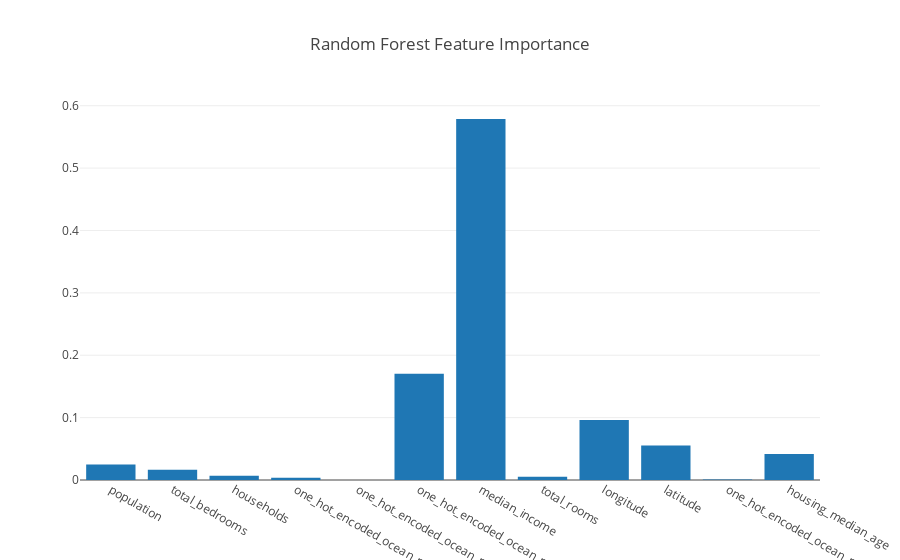
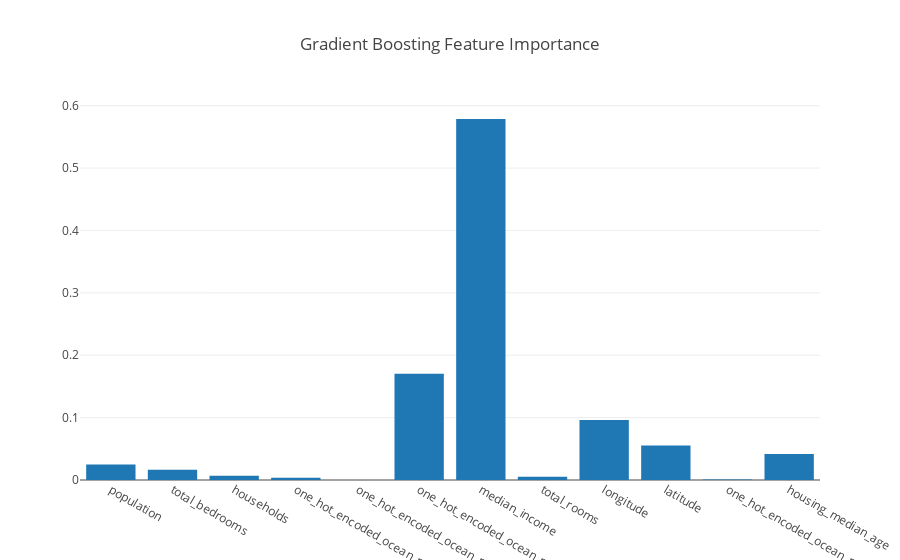

Notebook code cell kept with these figures, in order:
### Markdown cell above
## Show Feature Importance

### Code cell
# Random Forest Feature Importance
clf = GradientBoostingRegressor(n_estimators=100)
clf.fit(x_train, y_train)
fi = clf.feature_importances_
data = [go.Bar(
        x=list(x_train.columns),
        y=list(fi)
    )]

layout = go.Layout(
    title='Random Forest Feature Importance',
)
fig = go.Figure(data=data, layout=layout)
py.iplot(fig, filename='Random Forest Feature Importance.html')

# Gradient Boosting Feature Importance
clf = GradientBoostingRegressor(n_estimators=100)
clf.fit(x_train, y_train)
fi = clf.feature_importances_
data = [go.Bar(
        x=list(x_train.columns),
        y=list(fi)
    )]

layout = go.Layout(
    title='Gradient Boosting Feature Importance',
)
fig = go.Figure(data=data, layout=layout)
py.iplot(fig, filename='Gradient Boosting Feature Importance.html')

### Figure 1 — Plotly figure (JSON) as saved in the notebook; plotly's stock layout.template omitted (floating-point values rounded to 4 significant figures)
{"data": [{"type": "bar", "uid": "c5aaf4ea-23ba-4d49-9702-3e131aec14a8", "x": ["population", "total_bedrooms", "households", "one_hot_encoded_ocean_proximity__NEAR BAY", "one_hot_encoded_ocean_proximity__ISLAND", "one_hot_encoded_ocean_proximity__INLAND", "median_income", "total_rooms", "longitude", "latitude", "one_hot_encoded_ocean_proximity__1H OCEAN", "housing_median_age"], "y": [0.02481, 0.0164, 0.006973, 0.0035, 0, 0.1704, 0.5787, 0.005061, 0.0961, 0.05535, 0.0009924, 0.04175]}], "layout": {"title": {"text": "Random Forest Feature Importance"}}}

### Figure 2 — Plotly figure (JSON) as saved in the notebook; plotly's stock layout.template omitted (floating-point values rounded to 4 significant figures)
{"data": [{"type": "bar", "uid": "099a4a51-8019-4d6b-a170-2d6b057ce891", "x": ["population", "total_bedrooms", "households", "one_hot_encoded_ocean_proximity__NEAR BAY", "one_hot_encoded_ocean_proximity__ISLAND", "one_hot_encoded_ocean_proximity__INLAND", "median_income", "total_rooms", "longitude", "latitude", "one_hot_encoded_ocean_proximity__1H OCEAN", "housing_median_age"], "y": [0.02481, 0.01641, 0.006973, 0.0035, 0, 0.1704, 0.5787, 0.00504, 0.0961, 0.05535, 0.0009924, 0.04175]}], "layout": {"title": {"text": "Gradient Boosting Feature Importance"}}}
